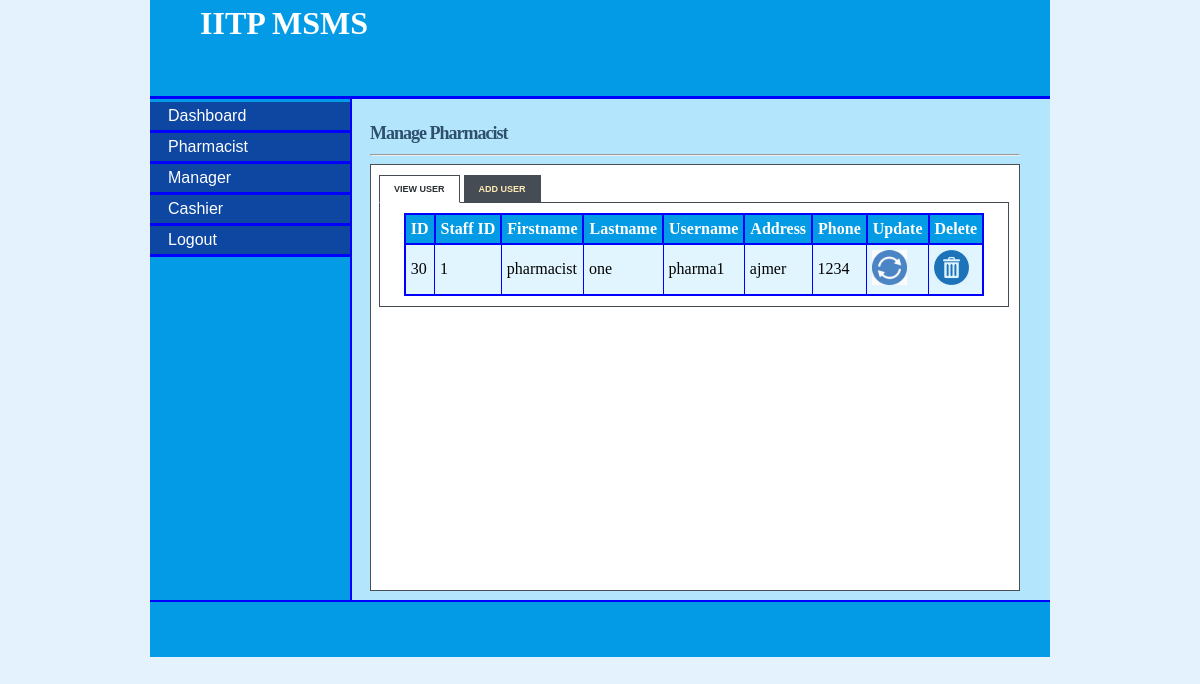
/admin_pharmacist.php (signed in), run on the app's committed database.
### tables this page shows
CREATE TABLE `pharmacist` (
  `pharmacist_id` tinyint(5) NOT NULL,
  `first_name` varchar(15) NOT NULL,
  `last_name` varchar(15) NOT NULL,
  `staff_id` varchar(10) NOT NULL,
  `postal_address` varchar(20) NOT NULL,
  `phone` varchar(12) NOT NULL,
  `email` varchar(20) NOT NULL,
  `username` varchar(10) NOT NULL,
  `password` varchar(10) NOT NULL,
  `date` datetime NOT NULL
);

### admin_pharmacist.php (the view, shortened to what this page needs)
<?php
$conn = new mysqli("db","user","test","myDb");
?>
<!DOCTYPE html>
<html>
<head>
	<link rel="stylesheet" type="text/css" href="style/ms.css">
	<link rel="stylesheet" href="style/s.css" type="text/css" media="screen" />
	<link rel="stylesheet" href="style/ta.css" type="text/css" media="screen" />
</head>
<body>
	<div id="content">
		<div id="header">
			<h1> IITP MSMS</h1></div>
			<div id="left_column">
				<div id="button">
					<ul>
						<li><a href="admin.php">Dashboard</a></li>
						<li><a href="admin_pharmacist.php">Pharmacist</a></li>
						<li><a href="admin_manager.php">Manager</a></li>
						<li><a href="admin_cashier.php">Cashier</a></li>
						<li><a href="logout.php">Logout</a></li>
					</ul>
				</div>
			</div>
			<div id="main">
				<div id="tabbed_box" class="tabbed_box">
					<h4>Manage Pharmacist</h4>
					<hr/>
					<div class="tabbed_area">
						<ul class="tabs">
							<li><a href="javascript:tabSwitch('tab_1', 'content_1');" id="tab_1" class="active">View User</a></li>
							<li><a href="javascript:tabSwitch('tab_2', 'content_2');" id="tab_2">Add User</a></li>
						</ul>
						<div class = "scroll">
							<div id="content_1" class="content">
								<?php
        $sql = "SELECT * FROM pharmacist";
        $result = $conn->query($sql);
        echo "<table border='1' cellpadding='5'align='center'>";
        echo "<tr> <th>ID</th>  <th>Staff ID</th><th>Firstname </th> <th>Lastname </th> <th>Username </th> <th>Address</th> <th>Phone </th><th>Update </th><th>Delete</th></tr>";
        while($row = mysqli_fetch_array( $result )) {
        	echo "<tr>";
        	echo '<td>' . $row['pharmacist_id'] . '</td>';
        	echo '<td>' . $row['staff_id'] . '</td>';
        	echo '<td>' . $row['first_name'] . '</td>';
        	echo '<td>' . $row['last_name'] . '</td>';
        	echo '<td>' . $row['username'] . '</td>';
        	echo '<td>' . $row['postal_address'] . '</td>';
        	echo '<td>' . $row['phone'] . '</td>';
        	?>
        	<td><a href="update_pharmacist.php?username=<?php echo $row['username']?>"><img src="images/update.png" width="35" height="35" border="0" /></a></td>
        	<td><a href="delete_pharmacist.php?pharmacist_id=<?php echo $row['pharmacist_id']?>"><img src="images/delete.png" width="35" height="35" border="0" /></a></td>
        	<?php
        }
        echo "</table>";
        ?>
    </div>
</div>
</div>
</div>
</div>
<div id="footer" align="Center"> </div>
</div>
</body>
</html>

### style/ms.css (style rules this page uses)
body { margin-top: 0px; padding-top: 0px; background-color:#E3F2FD; }
#content { margin-left: auto; margin-right: auto; background: #B3E5FC; width: 900px; height: 600px; }
#header { width: 900px; height: 96px; background: #039BE5; border-bottom: solid 3px blue; }
#header h1 { margin: 0px; padding-top: 5px; margin-left: 50px; color: #fff; }
#left_column { clear: all; float: left; width: 200px; height: 501px; background: #039BE5; border-right:solid 2px blue; }
#main { clear: all; width: 780px; height: 470px; background: #B3E5FC; }
#button { width: 12.5em; padding: 0 0 1em 0; margin-top: 0.2em; margin-bottom: 1em; font-family: 'Trebuchet MS', 'Lucida Grande', Verdana, Arial, Sans-serif; background: #039BE5; color: #333; }
#button ul { list-style: none; margin: 0; padding: 0; border: none; }
#button li { border-bottom: 3px solid blue; margin: 0; list-style: none; list-style-image: none; }
#button li a { display: block; padding: 5px 5px 5px 0.5em; border-left: 10px solid #0D47A1; border-right: 10px solid #0D47A1; background-color: #0D47A1; color: #fff; text-decoration: none; width: 100%; }
html>body #button li a { width: auto; }
#footer { width: 900px; height: 55px; background: #039BE5; clear: all; border-top: solid 2px blue; }

### style/s.css (style rules this page uses)
#tabbed_box { margin: 0px auto 0px 220px; width: 650px; }
.tabbed_box h4 { font-size: 18px; color:#2F4F6F; letter-spacing:-1px; margin-bottom:10px; }
.tabbed_area { border: 1px solid #494e52; background-color: #fff; padding: 8px; }
ul.tabs { margin: 0px; padding: 0px; margin-top: 5px; margin-bottom: 6px; }
ul.tabs li { list-style: none; display: inline; }
ul.tabs li a { background-color: #464c54; color: #ffebb5; padding: 8px 14px 8px 14px; text-decoration: none; font-size: 9px; font-family: Verdana, Arial, Helvetica, sans-serif; font-weight: bold; text-transform: uppercase; border: 1px solid #464c54; }
ul.tabs li a.active { background-color: #ffffff; color: #282e32; border: 1px solid #464c54; border-bottom: 1px solid #ffffff; }
.content { background-color: #ffffff; padding: 10px; border: 1px solid #464c54; }

### style/ta.css (style rules this page uses)
table { border-collapse:collapse; }
table,th { border: 2px solid blue; }
th { background-color: #039BE5; color:white; }
td { background-color: #E1F5FE; }

### admin_pharmacist.php (style rules this page uses)
#main { height: 477px; }
.scroll { height:380px; width:630px; overflow: scroll; }

### data on the page
pharmacist: pharmacist_id "30", staff "1", first_name "pharmacist", last_name "one", username "pharma1", postal_address "ajmer", phone "1234"
